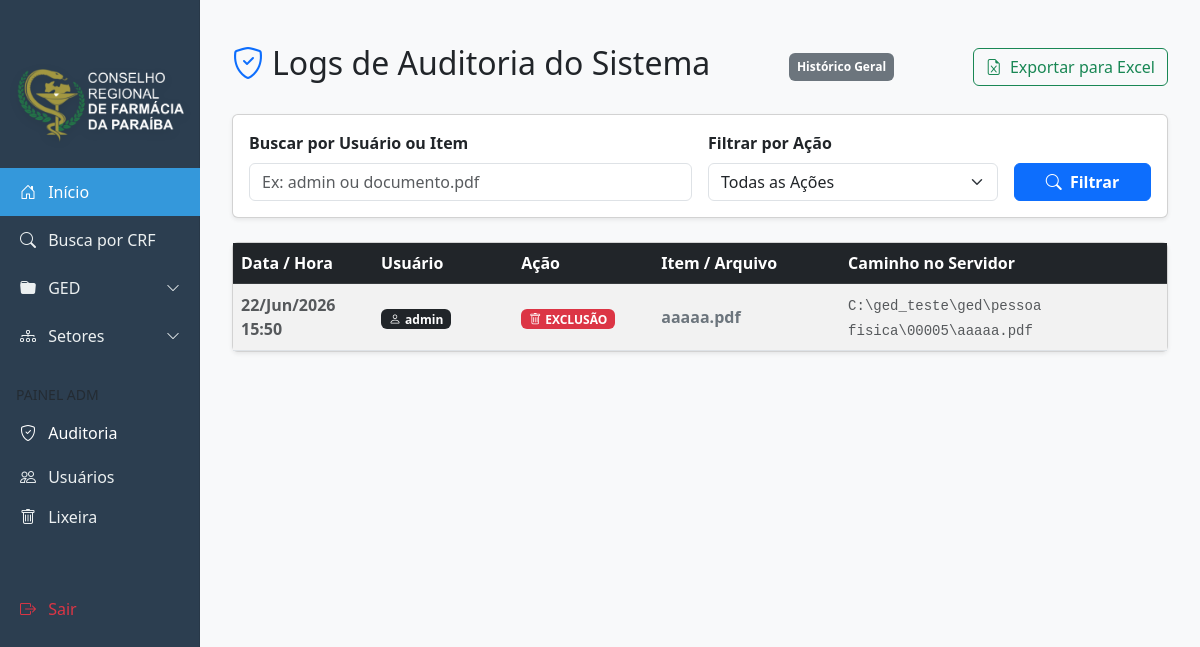
The app's page /auditoria/ (signed in), older data.
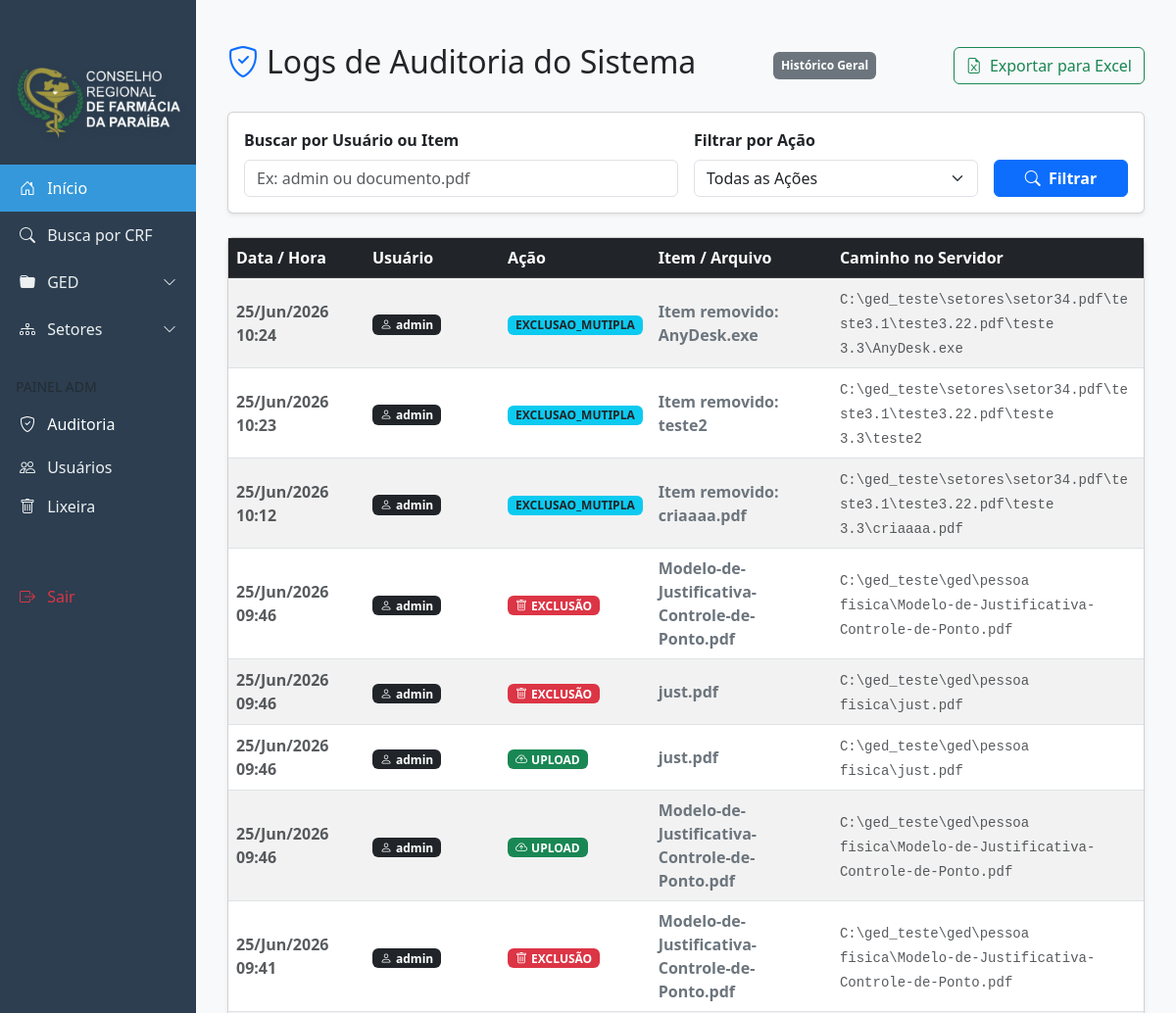
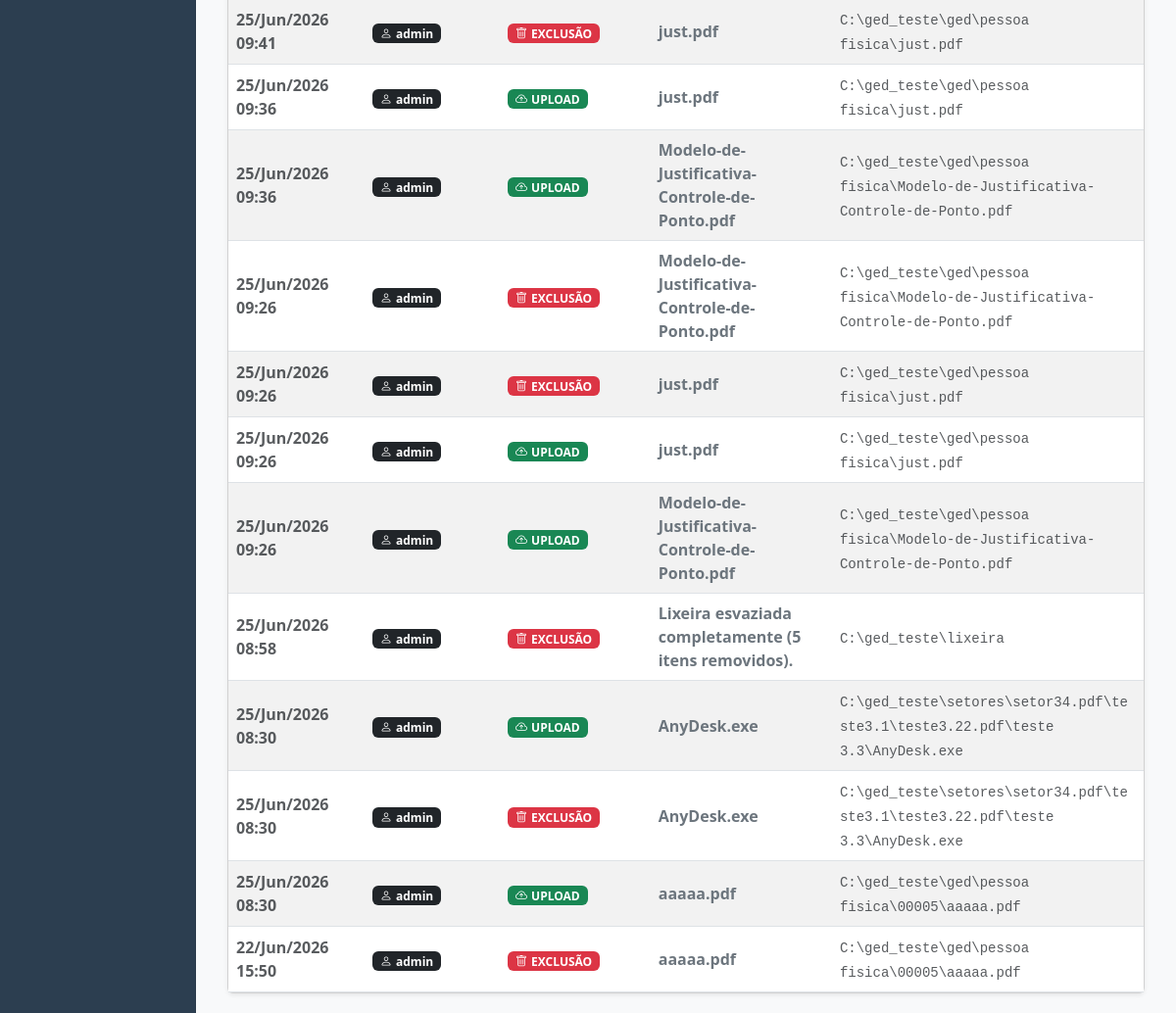
The same page, newer data (2 pictures, top to bottom).
### core/models.py (models this page shows, shortened)
class LogAuditoria(models.Model):
    ACOES_CHOICES = [
        ('UPLOAD', 'Upload de Arquivo'),
        ('CRIAR_PASTA', 'Criação de Subpasta'),
        ('RENOMEAR', 'Renomear Item'),
        ('APAGAR', 'Mover para Lixeira'),
    ]
    usuario = models.ForeignKey(User, on_delete=models.SET_NULL, null=True, db_index=True)
    acao = models.CharField(max_length=50, db_index=True) # Ex: 'UPLOAD', 'APAGAR'
    data_hora = models.DateTimeField(auto_now_add=True, db_index=True)
    descricao = models.CharField(max_length=255)
    caminho_item = models.TextField()
    class Meta:
        verbose_name = "Log de Auditoria"
        verbose_name_plural = "Logs de Auditoria"
        ordering = ['-data_hora']# Mostra sempre os mais recentes primeiro

### core/views.py (the view)
# urls.py: path('auditoria/', views.ver_auditoria, name='ver_auditoria'),
@login_required
@user_passes_test(lambda u: u.is_superuser, login_url='inicio')
def ver_auditoria(request):
    filtro_busca = request.GET.get('busca', '').strip()
    filtro_acao = request.GET.get('acao', '').strip()
    logs_list = LogAuditoria.objects.select_related('usuario').all()
    if filtro_busca:
        logs_list = logs_list.filter(descricao__icontains=filtro_busca)
    if filtro_acao:
        logs_list = logs_list.filter(acao=filtro_acao)
    paginator = Paginator(logs_list, 20)
    num_pagina = request.GET.get('page', 1)
    pagina_logs = paginator.get_page(num_pagina)
    contexto = {
        'logs': pagina_logs,
        'filtro_busca': filtro_busca,
        'filtro_acao': filtro_acao,
    }
    return render(request, 'core/auditoria.html', contexto)

### core/templates/core/auditoria.html (shortened to what this page needs)
{% extends 'core/inicio.html' %}
{% block conteudo %}
<div class="container-fluid mt-4">
    <div class="d-flex justify-content-between align-items-center mb-4">
        <h2><i class="bi bi-shield-check text-primary me-2"></i>Logs de Auditoria do Sistema</h2>
        <span class="badge bg-secondary p-2">Histórico Geral</span>
        <a href="{% url 'exportar_auditoria' %}?busca={{ filtro_busca }}&acao={{ filtro_acao }}" class="btn btn-outline-success">
            <i class="bi bi-file-earmark-excel me-1"></i> Exportar para Excel
        </a>
    </div>
    <div class="card shadow-sm mb-4">
        <div class="card-body">
            <form method="GET" action="{% url 'ver_auditoria' %}" class="row g-3">
                <div class="col-md-6">
                    <label class="form-label fw-bold">Buscar por Usuário ou Item</label>
                    <input type="text" name="busca" class="form-control" placeholder="Ex: admin ou documento.pdf" value="{{ filtro_busca }}">
                </div>
                <div class="col-md-4">
                    <label class="form-label fw-bold">Filtrar por Ação</label>
                    <select name="acao" class="form-select">
                        <option value="">Todas as Ações</option>
                    </select>
                </div>
                <div class="col-md-2 d-flex align-items-end">
                    <button type="submit" class="btn btn-primary w-100 fw-bold">
                        <i class="bi bi-search me-1"></i> Filtrar
                    </button>
                </div>
            </form>
        </div>
    </div>
    <div class="card shadow-sm">
        <div class="card-body p-0">
            <div class="table-responsive">
                <table class="table table-hover table-striped mb-0 align-middle">
                    <thead class="table-dark">
                        <tr>
                            <th style="width: 15%;">Data / Hora</th>
                            <th style="width: 15%;">Usuário</th>
                            <th style="width: 15%;">Ação</th>
                            <th style="width: 20%;">Item / Arquivo</th>
                            <th style="width: 35%;">Caminho no Servidor</th>
                        </tr>
                    </thead>
                    <tbody>
                        {% for log in logs %}
                        <tr>
                            <td class="text-muted fw-bold">{{ log.data_hora|date:"d/M/Y H:i" }}</td>
                            <td><span class="badge bg-dark px-2 py-1"><i class="bi bi-person me-1"></i>{{ log.usuario.username }}</span></td>
                            <td>
                                {% if log.acao == 'APAGAR' %}
                                    <span class="badge bg-danger px-2 py-1 fw-bold"><i class="bi bi-trash me-1"></i>EXCLUSÃO</span>
                                {% elif log.acao == 'UPLOAD' %}
                                    <span class="badge bg-success px-2 py-1 fw-bold"><i class="bi bi-cloud-arrow-up me-1"></i>UPLOAD</span>
                                {% else %}
                                    <span class="badge bg-info text-dark px-2 py-1 fw-bold">{{ log.acao }}</span>
                                {% endif %}
                            </td>
                            <td class="fw-bold text-secondary">{{ log.descricao }}</td>
                            <td><small class="text-wrap text-break font-monospace text-muted">{{ log.caminho_item }}</small></td>
                        </tr>
                        {% empty %}
                        <tr>
                            <td colspan="5" class="text-center py-4 text-muted">
                                <i class="bi bi-info-circle me-1"></i> Nenhum registro de auditoria encontrado para os filtros aplicados.
                            </td>
                        </tr>
                        {% endfor %}
                    </tbody>
                </table>
            </div>
        </div>
    </div>
</div>
{% endblock conteudo %}

Row changes from the older to the newer data that the page shows:
added LogAuditoria: data_hora "25/Jun/2026 10:24", usuario.username "admin", acao "EXCLUSAO_MUTIPLA", descricao "Item removido: AnyDesk.exe", caminho_item "C:\\ged_teste\\setores\\setor34.pdf\\teste3.1\\teste3.22.pdf\\teste 3.3\\AnyDesk.exe"
added LogAuditoria: data_hora "25/Jun/2026 10:23", usuario.username "admin", acao "EXCLUSAO_MUTIPLA", descricao "Item removido: teste2", caminho_item "C:\\ged_teste\\setores\\setor34.pdf\\teste3.1\\teste3.22.pdf\\teste 3.3\\teste2"
added LogAuditoria: data_hora "25/Jun/2026 10:12", usuario.username "admin", acao "EXCLUSAO_MUTIPLA", descricao "Item removido: criaaaa.pdf", caminho_item "C:\\ged_teste\\setores\\setor34.pdf\\teste3.1\\teste3.22.pdf\\teste 3.3\\criaaaa.pdf"
added LogAuditoria: data_hora "25/Jun/2026 09:46", usuario.username "admin", acao "APAGAR" (drawn), descricao "Modelo-de-Justificativa-Controle-de-Ponto.pdf", caminho_item "C:\\ged_teste\\ged\\pessoa fisica\\Modelo-de-Justificativa-Controle-de-Ponto.pdf"
added LogAuditoria: data_hora "25/Jun/2026 09:46", usuario.username "admin", acao "APAGAR" (drawn), descricao "just.pdf", caminho_item "C:\\ged_teste\\ged\\pessoa fisica\\just.pdf"
added LogAuditoria: data_hora "25/Jun/2026 09:46", usuario.username "admin", acao "UPLOAD" (drawn), descricao "just.pdf", caminho_item "C:\\ged_teste\\ged\\pessoa fisica\\just.pdf"
added LogAuditoria: data_hora "25/Jun/2026 09:46", usuario.username "admin", acao "UPLOAD" (drawn), descricao "Modelo-de-Justificativa-Controle-de-Ponto.pdf", caminho_item "C:\\ged_teste\\ged\\pessoa fisica\\Modelo-de-Justificativa-Controle-de-Ponto.pdf"
added LogAuditoria: data_hora "25/Jun/2026 09:41", usuario.username "admin", acao "APAGAR" (drawn), descricao "Modelo-de-Justificativa-Controle-de-Ponto.pdf", caminho_item "C:\\ged_teste\\ged\\pessoa fisica\\Modelo-de-Justificativa-Controle-de-Ponto.pdf"
added LogAuditoria: data_hora "25/Jun/2026 09:41", usuario.username "admin", acao "APAGAR" (drawn), descricao "just.pdf", caminho_item "C:\\ged_teste\\ged\\pessoa fisica\\just.pdf"
added LogAuditoria: data_hora "25/Jun/2026 09:36", usuario.username "admin", acao "UPLOAD" (drawn), descricao "just.pdf", caminho_item "C:\\ged_teste\\ged\\pessoa fisica\\just.pdf"
added LogAuditoria: data_hora "25/Jun/2026 09:36", usuario.username "admin", acao "UPLOAD" (drawn), descricao "Modelo-de-Justificativa-Controle-de-Ponto.pdf", caminho_item "C:\\ged_teste\\ged\\pessoa fisica\\Modelo-de-Justificativa-Controle-de-Ponto.pdf"
added LogAuditoria: data_hora "25/Jun/2026 09:26", usuario.username "admin", acao "APAGAR" (drawn), descricao "Modelo-de-Justificativa-Controle-de-Ponto.pdf", caminho_item "C:\\ged_teste\\ged\\pessoa fisica\\Modelo-de-Justificativa-Controle-de-Ponto.pdf"
added LogAuditoria: data_hora "25/Jun/2026 09:26", usuario.username "admin", acao "APAGAR" (drawn), descricao "just.pdf", caminho_item "C:\\ged_teste\\ged\\pessoa fisica\\just.pdf"
added LogAuditoria: data_hora "25/Jun/2026 09:26", usuario.username "admin", acao "UPLOAD" (drawn), descricao "just.pdf", caminho_item "C:\\ged_teste\\ged\\pessoa fisica\\just.pdf"
added LogAuditoria: data_hora "25/Jun/2026 09:26", usuario.username "admin", acao "UPLOAD" (drawn), descricao "Modelo-de-Justificativa-Controle-de-Ponto.pdf", caminho_item "C:\\ged_teste\\ged\\pessoa fisica\\Modelo-de-Justificativa-Controle-de-Ponto.pdf"
added LogAuditoria: data_hora "25/Jun/2026 08:58", usuario.username "admin", acao "APAGAR" (drawn), descricao "Lixeira esvaziada completamente (5 itens removidos).", caminho_item "C:\\ged_teste\\lixeira"
added LogAuditoria: data_hora "25/Jun/2026 08:30", usuario.username "admin", acao "UPLOAD" (drawn), descricao "AnyDesk.exe", caminho_item "C:\\ged_teste\\setores\\setor34.pdf\\teste3.1\\teste3.22.pdf\\teste 3.3\\AnyDesk.exe"
added LogAuditoria: data_hora "25/Jun/2026 08:30", usuario.username "admin", acao "APAGAR" (drawn), descricao "AnyDesk.exe", caminho_item "C:\\ged_teste\\setores\\setor34.pdf\\teste3.1\\teste3.22.pdf\\teste 3.3\\AnyDesk.exe"
added LogAuditoria: data_hora "25/Jun/2026 08:30", usuario.username "admin", acao "UPLOAD" (drawn), descricao "aaaaa.pdf", caminho_item "C:\\ged_teste\\ged\\pessoa fisica\\00005\\aaaaa.pdf"
